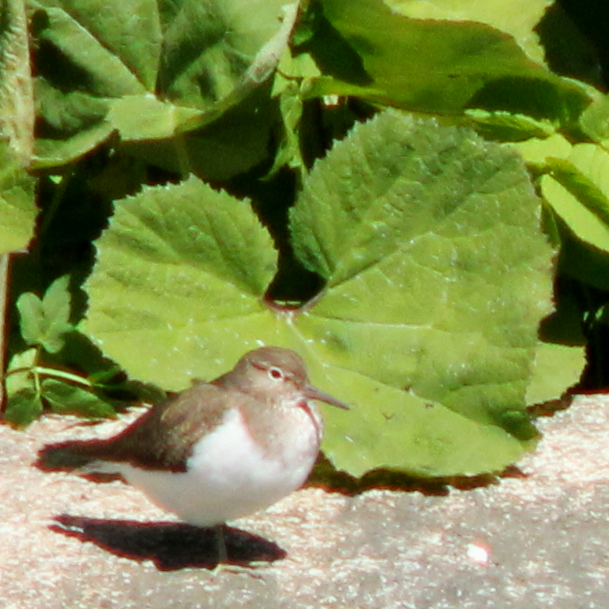
#> input picture bird.jpg, 609 x 609 px
$ python open_cv_corner_detection.py
#> lines starting #> are read from the running program, lines starting #| are printed output that depends on the picture; after the words box and inside, x2 and y2 are one past the last pixel; in counts of white or black regions, pixels touching at a corner belong together
import os
import cv2
import numpy as np

class CornerDetector:
    def __init__(self, image_path, save_folder):
#> called with image_path = 'bird.jpg', save_folder = 'detected_corners'
        self.image_path = image_path
        self.save_folder = save_folder
        os.makedirs(save_folder, exist_ok=True)

        self.original = cv2.imread(image_path)
#> self.original is the input picture: shape (609, 609, 3); mean B, G, R 76.8, 139.9, 126.5
        if self.original is None:
            raise FileNotFoundError(f"Image not found: {image_path}")

        self.image = self.original.copy()
        self.gray = cv2.cvtColor(self.original, cv2.COLOR_BGR2GRAY)
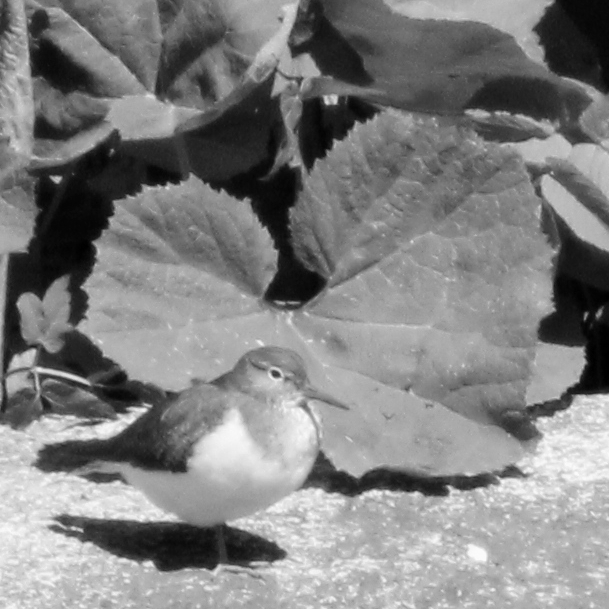
#> self.gray: shape (609, 609); min 0, max 252, mean 128.7
        self.gray = np.float32(self.gray)
        self.window_name = "🟡 Corner Detection"
        self.display_size = (1280, 720)
        self.corners = []

    def detect_corners(self):
        corners = cv2.goodFeaturesToTrack(self.gray, maxCorners=300,
                                        qualityLevel=0.01, minDistance=10)
#> corners = 300 rows, first 8: [82, 531], [447, 486], [81, 287], [50, 176], [584, 320], [151, 406], [280, 376], [356, 122]
        self.corners = []

        if corners is not None:
            for corner in corners:
                # corner.shape = (1, 2), flatten ile [x, y] yapıyoruz
                point = corner.flatten()
                if len(point) == 2:
                    x, y = int(point[0]), int(point[1])
                    self.corners.append((x, y))
                    cv2.circle(self.image, (x, y), 3, (0, 255, 0), -1)
#> this loop made 300 passes
#> (x, y) on passes 1 to 12: (82, 531), (447, 486), (81, 287), (50, 176), (584, 320), (151, 406), (280, 376), (356, 122), (126, 408), (112, 149), (60, 177), (334, 140)
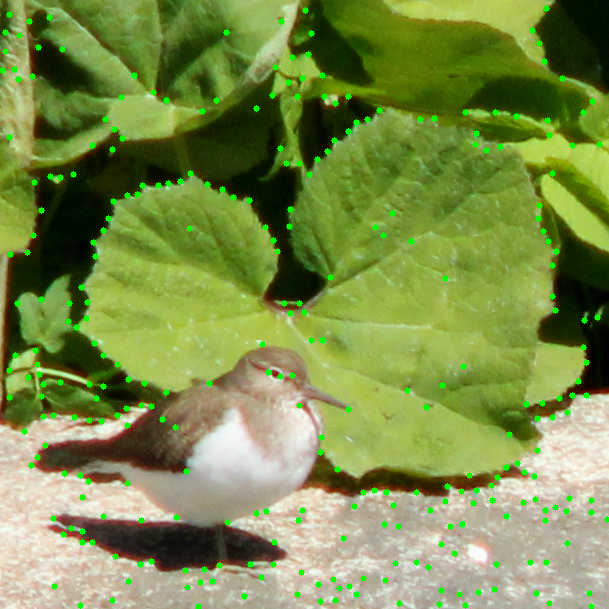
#> self.image: shape (609, 609, 3); 2.34% of pixels changed, all inside (x1, y1, x2, y2) = (0, 5, 609, 609)
#> after the loop, self.corners = 300 pairs, first value 2 to 607, second value 8 to 606

    def get_resized_with_padding(self):
        h, w = self.original.shape[:2]
#> h = 609; w = 609
        target_w, target_h = self.display_size
        scale = min(target_w / w, target_h / h)
#> scale = 1.18
        new_w, new_h = int(w * scale), int(h * scale)
#> new_w = 720; new_h = 720

        resized = cv2.resize(self.image, (new_w, new_h), interpolation=cv2.INTER_AREA)

        pad_x = (target_w - new_w) // 2
#> pad_x = 280
        pad_y = (target_h - new_h) // 2
#> pad_y = 0
        padded = cv2.copyMakeBorder(resized, pad_y, target_h - new_h - pad_y,
                                    pad_x, target_w - new_w - pad_x,
                                    cv2.BORDER_CONSTANT, value=(0, 0, 0))
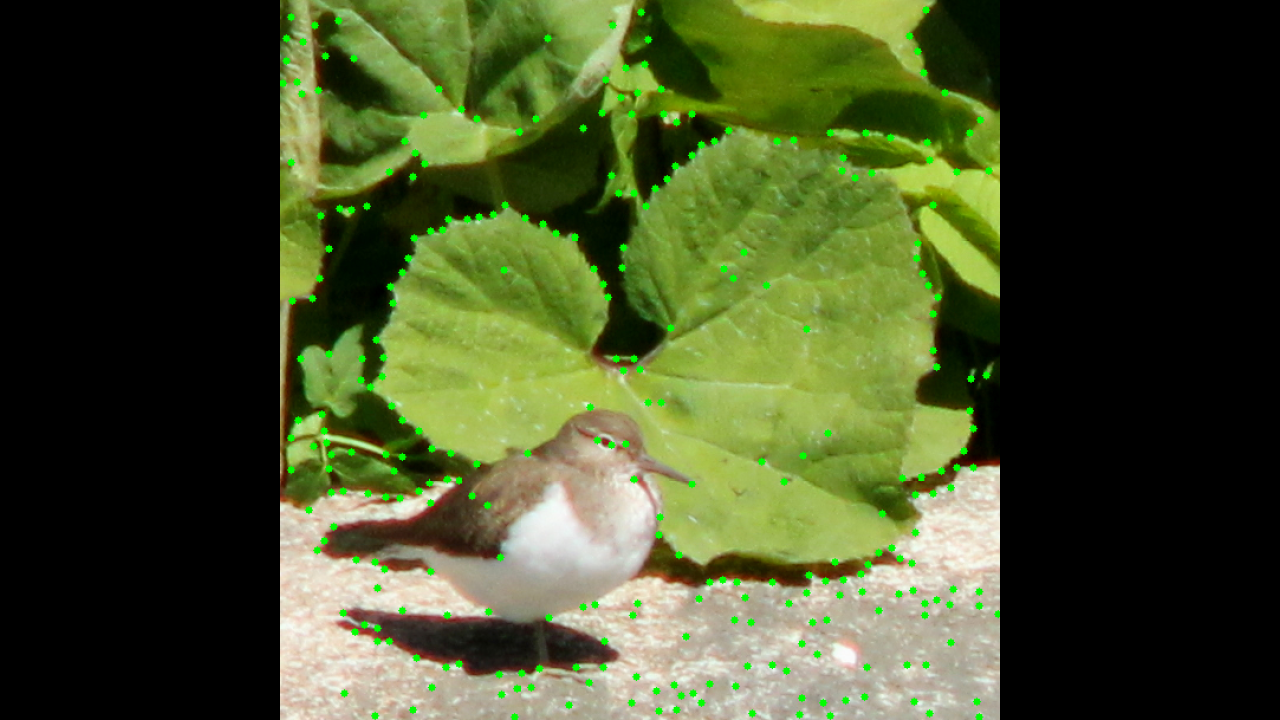
#> padded: shape (720, 1280, 3); mean B, G, R 41.9, 80, 69.3

        return padded, scale, pad_x, pad_y

    def draw_on_display(self):
        disp_img, _, _, _ = self.get_resized_with_padding()
        return disp_img

    def draw_on_original_and_save(self, filename="corners.jpg"):
        output = self.original.copy()
        for x, y in self.corners:
            cv2.circle(output, (x, y), 3, (0, 0, 255), -1)
        path = os.path.join(self.save_folder, filename)
        cv2.imwrite(path, output)
        print(f"✅ Saved with corners: {path}")


    def show(self):
        self.detect_corners()
        cv2.namedWindow(self.window_name, cv2.WINDOW_NORMAL)

        while True:
            if cv2.getWindowProperty(self.window_name, cv2.WND_PROP_VISIBLE) < 1:
                break

            display = self.draw_on_display()
            cv2.imshow(self.window_name, display)

            key = cv2.waitKey(1) & 0xFF
#> (key Esc is pressed here)
            if key == 27:  # ESC
                break
            elif key == ord('s'):
                self.draw_on_original_and_save()

        cv2.destroyAllWindows()

def main():
    print("=" * 50)
    print("🎯 Corner Detection Tool")
    print(" [s] Save image with corners")
    print(" [ESC] Exit or close window")
    print("=" * 50)

    image_path = "bird.jpg"
    save_folder = "detected_corners"

    app = CornerDetector(image_path, save_folder)
    app.show()

if __name__ == "__main__":
    main()

$ run again, with low_resolution_sample.jpg copied over bird.jpg
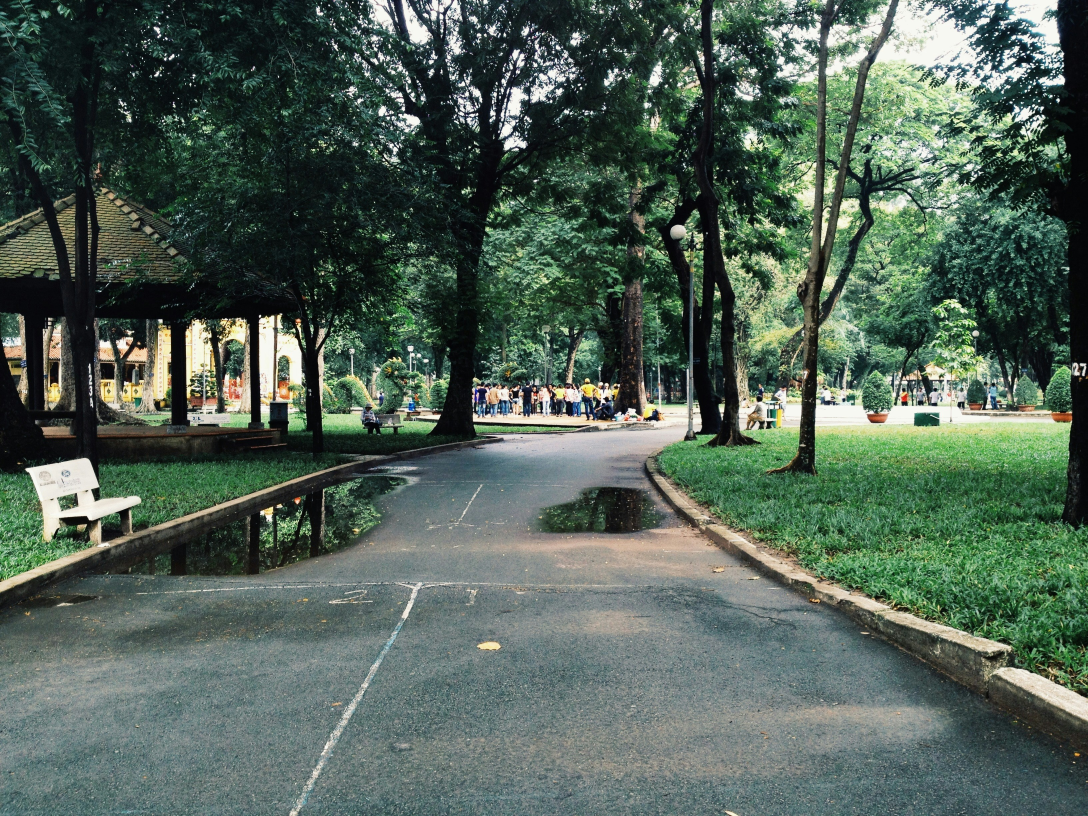
#> input picture low_resolution_sample.jpg, 3264 x 2448 px (shown at 1/3 size)
#> in __init__, self.original is the input picture: shape (2448, 3264, 3); mean B, G, R 86.8, 98.6, 81.6
#> in __init__, `self.gray = cv2.cvtColor(self.original, cv2.COLOR_BGR2GRAY)`:
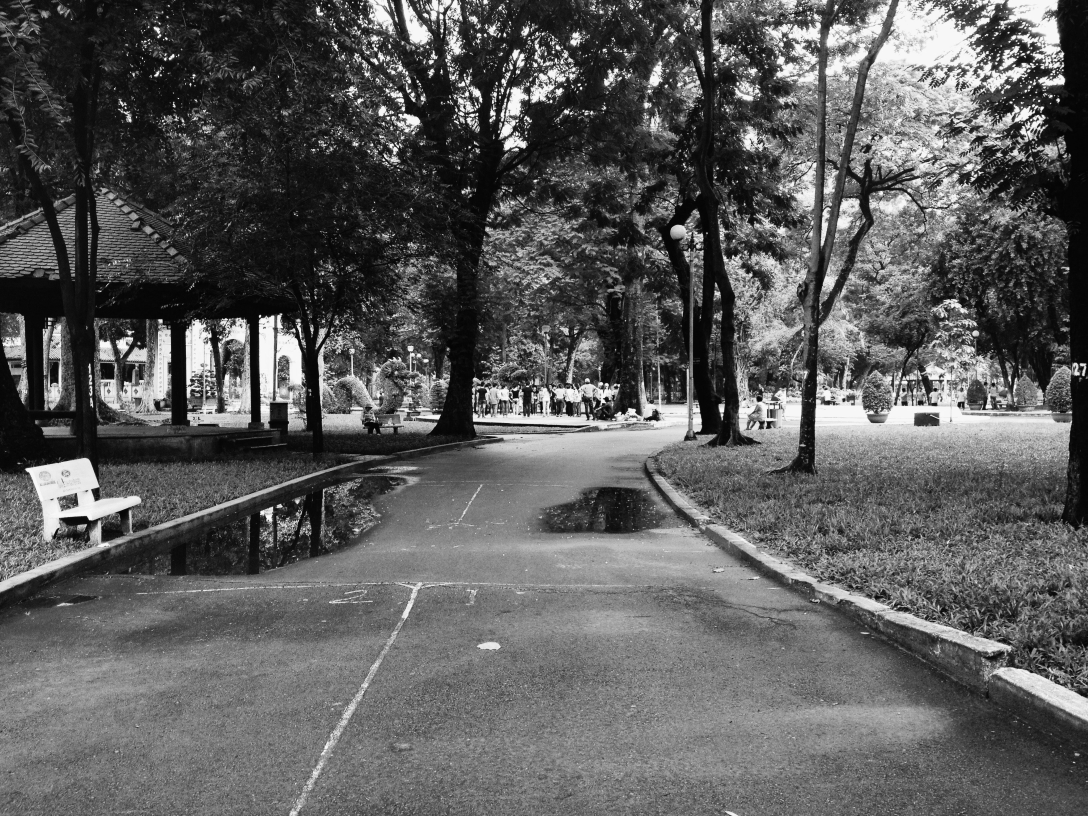
#> self.gray: shape (2448, 3264) (shown at 1/3 size); min 0, max 255, mean 92.1
#> corners = 300 rows, first 8: [1577, 72], [433, 184], [1549, 42], [433, 91], [1653, 293], [1623, 88], [536, 295], [403, 299]
#> the loop in detect_corners, `for corner in corners:` made 300 passes
#> after the loop in detect_corners, `for corner in corners:`: self.corners = 300 pairs, first value 215 to 3206, second value 1 to 1639
#> in get_resized_with_padding, `padded = cv2.copyMakeBorder(resized, pad_y, target_h - new_h - pad_y, ..`:
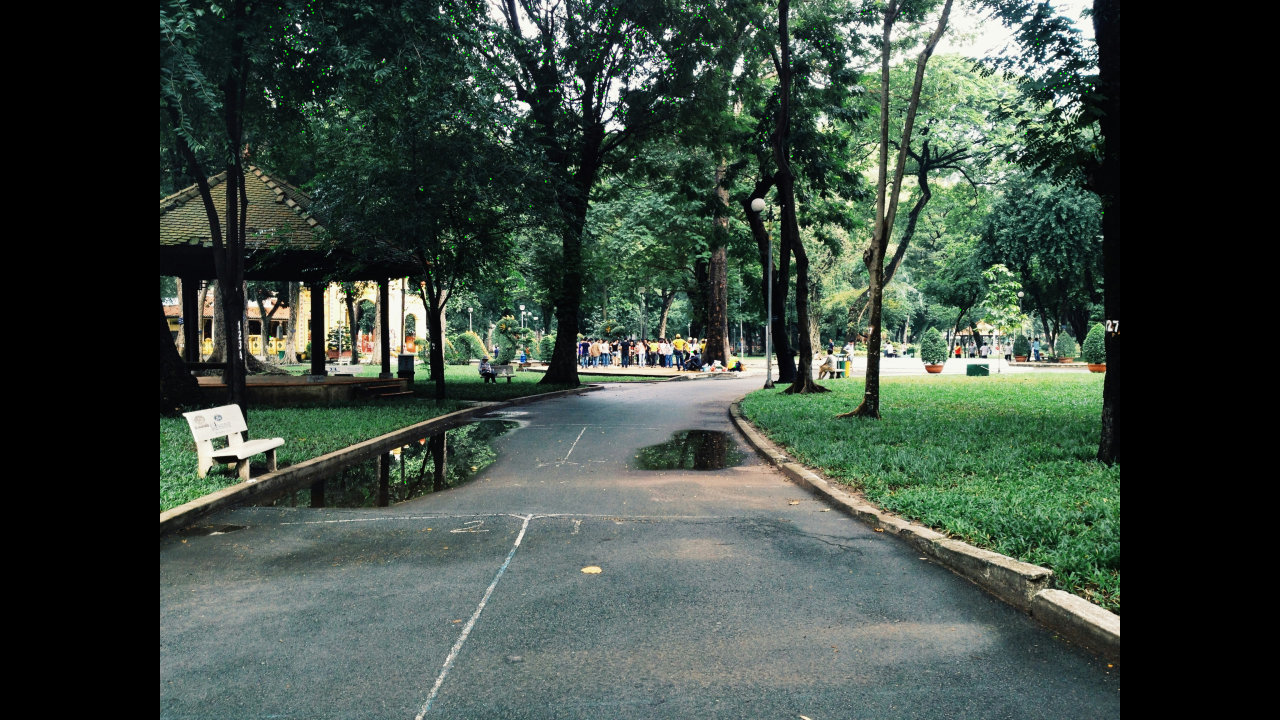
#> padded: shape (720, 1280, 3); mean B, G, R 65, 74, 61.1
